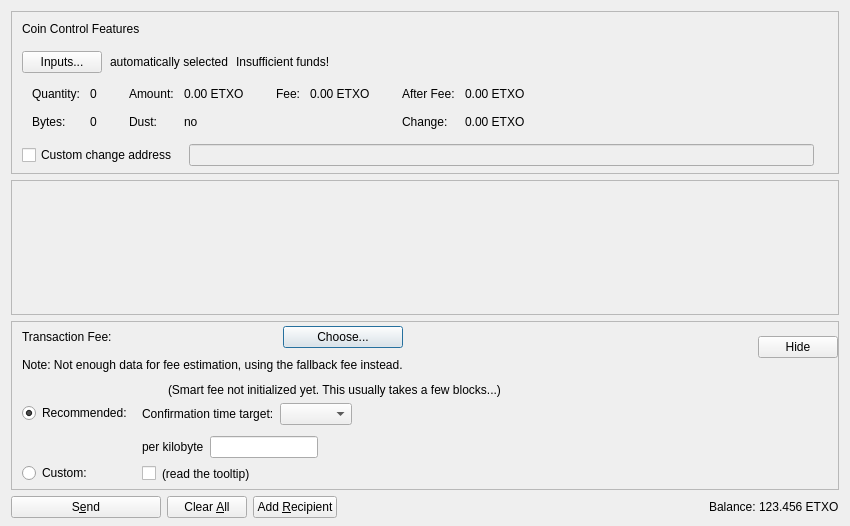
<?xml version="1.0" encoding="UTF-8"?>
<ui version="4.0">
 <class>SendCoinsDialog</class>
 <widget class="QDialog" name="SendCoinsDialog">
  <property name="geometry">
   <rect>
    <x>0</x>
    <y>0</y>
    <width>850</width>
    <height>526</height>
   </rect>
  </property>
  <property name="windowTitle">
   <string>Send Coins</string>
  </property>
  <layout class="QVBoxLayout" name="verticalLayout" stretch="0,1,0,0">
   <property name="bottomMargin">
    <number>8</number>
   </property>
   <item>
    <widget class="QFrame" name="frameCoinControl">
     <property name="sizePolicy">
      <sizepolicy hsizetype="Expanding" vsizetype="Expanding">
       <horstretch>0</horstretch>
       <verstretch>0</verstretch>
      </sizepolicy>
     </property>
     <property name="maximumSize">
      <size>
       <width>16777215</width>
       <height>16777215</height>
      </size>
     </property>
     <property name="frameShape">
      <enum>QFrame::StyledPanel</enum>
     </property>
     <property name="frameShadow">
      <enum>QFrame::Sunken</enum>
     </property>
     <layout class="QVBoxLayout" name="verticalLayoutCoinControl2">
      <property name="spacing">
       <number>0</number>
      </property>
      <property name="leftMargin">
       <number>0</number>
      </property>
      <property name="topMargin">
       <number>0</number>
      </property>
      <property name="rightMargin">
       <number>0</number>
      </property>
      <property name="bottomMargin">
       <number>6</number>
      </property>
      <item>
       <layout class="QVBoxLayout" name="verticalLayoutCoinControl" stretch="0,0,0,0,1">
        <property name="spacing">
         <number>0</number>
        </property>
        <property name="leftMargin">
         <number>10</number>
        </property>
        <property name="topMargin">
         <number>10</number>
        </property>
        <item>
         <layout class="QHBoxLayout" name="horizontalLayoutCoinControl1">
          <property name="bottomMargin">
           <number>15</number>
          </property>
          <item>
           <widget class="QLabel" name="labelCoinControlFeatures">
            <property name="sizePolicy">
             <sizepolicy hsizetype="Preferred" vsizetype="Maximum">
              <horstretch>0</horstretch>
              <verstretch>0</verstretch>
             </sizepolicy>
            </property>
            <property name="text">
             <string>Coin Control Features</string>
            </property>
           </widget>
          </item>
         </layout>
        </item>
        <item>
         <layout class="QHBoxLayout" name="horizontalLayoutCoinControl2" stretch="0,0,0,0">
          <property name="spacing">
           <number>8</number>
          </property>
          <property name="bottomMargin">
           <number>10</number>
          </property>
          <item>
           <widget class="QPushButton" name="pushButtonCoinControl">
            <property name="styleSheet">
             <string notr="true"/>
            </property>
            <property name="text">
             <string>Inputs...</string>
            </property>
            <property name="autoDefault">
             <bool>false</bool>
            </property>
           </widget>
          </item>
          <item>
           <widget class="QLabel" name="labelCoinControlAutomaticallySelected">
            <property name="text">
             <string>automatically selected</string>
            </property>
            <property name="margin">
             <number>5</number>
            </property>
           </widget>
          </item>
          <item>
           <widget class="QLabel" name="labelCoinControlInsuffFunds">
            <property name="text">
             <string>Insufficient funds!</string>
            </property>
            <property name="margin">
             <number>5</number>
            </property>
           </widget>
          </item>
          <item>
           <spacer name="horizontalSpacerCoinControl">
            <property name="orientation">
             <enum>Qt::Horizontal</enum>
            </property>
            <property name="sizeHint" stdset="0">
             <size>
              <width>40</width>
              <height>1</height>
             </size>
            </property>
           </spacer>
          </item>
         </layout>
        </item>
        <item>
         <widget class="QWidget" name="widgetCoinControl" native="true">
          <property name="sizePolicy">
           <sizepolicy hsizetype="Preferred" vsizetype="Preferred">
            <horstretch>0</horstretch>
            <verstretch>0</verstretch>
           </sizepolicy>
          </property>
          <property name="minimumSize">
           <size>
            <width>0</width>
            <height>0</height>
           </size>
          </property>
          <property name="styleSheet">
           <string notr="true"/>
          </property>
          <layout class="QHBoxLayout" name="horizontalLayoutCoinControl5">
           <property name="leftMargin">
            <number>0</number>
           </property>
           <property name="topMargin">
            <number>0</number>
           </property>
           <property name="rightMargin">
            <number>0</number>
           </property>
           <property name="bottomMargin">
            <number>0</number>
           </property>
           <item>
            <layout class="QHBoxLayout" name="horizontalLayoutCoinControl3" stretch="0,0,0,1">
             <property name="spacing">
              <number>20</number>
             </property>
             <property name="topMargin">
              <number>0</number>
             </property>
             <property name="bottomMargin">
              <number>10</number>
             </property>
             <item>
              <layout class="QFormLayout" name="formLayoutCoinControl1">
               <property name="horizontalSpacing">
                <number>10</number>
               </property>
               <property name="verticalSpacing">
                <number>14</number>
               </property>
               <property name="leftMargin">
                <number>10</number>
               </property>
               <property name="topMargin">
                <number>4</number>
               </property>
               <property name="rightMargin">
                <number>6</number>
               </property>
               <item row="0" column="0">
                <widget class="QLabel" name="labelCoinControlQuantityText">
                 <property name="text">
                  <string>Quantity:</string>
                 </property>
                 <property name="margin">
                  <number>0</number>
                 </property>
                </widget>
               </item>
               <item row="0" column="1">
                <widget class="QLabel" name="labelCoinControlQuantity">
                 <property name="cursor">
                  <cursorShape>IBeamCursor</cursorShape>
                 </property>
                 <property name="contextMenuPolicy">
                  <enum>Qt::ActionsContextMenu</enum>
                 </property>
                 <property name="text">
                  <string notr="true">0</string>
                 </property>
                 <property name="margin">
                  <number>0</number>
                 </property>
                 <property name="textInteractionFlags">
                  <set>Qt::LinksAccessibleByMouse|Qt::TextSelectableByKeyboard|Qt::TextSelectableByMouse</set>
                 </property>
                </widget>
               </item>
               <item row="1" column="0">
                <widget class="QLabel" name="labelCoinControlBytesText">
                 <property name="text">
                  <string>Bytes:</string>
                 </property>
                </widget>
               </item>
               <item row="1" column="1">
                <widget class="QLabel" name="labelCoinControlBytes">
                 <property name="cursor">
                  <cursorShape>IBeamCursor</cursorShape>
                 </property>
                 <property name="contextMenuPolicy">
                  <enum>Qt::ActionsContextMenu</enum>
                 </property>
                 <property name="text">
                  <string notr="true">0</string>
                 </property>
                 <property name="textInteractionFlags">
                  <set>Qt::LinksAccessibleByMouse|Qt::TextSelectableByKeyboard|Qt::TextSelectableByMouse</set>
                 </property>
                </widget>
               </item>
              </layout>
             </item>
             <item>
              <layout class="QFormLayout" name="formLayoutCoinControl2">
               <property name="horizontalSpacing">
                <number>10</number>
               </property>
               <property name="verticalSpacing">
                <number>14</number>
               </property>
               <property name="leftMargin">
                <number>6</number>
               </property>
               <property name="topMargin">
                <number>4</number>
               </property>
               <property name="rightMargin">
                <number>6</number>
               </property>
               <item row="0" column="0">
                <widget class="QLabel" name="labelCoinControlAmountText">
                 <property name="text">
                  <string>Amount:</string>
                 </property>
                 <property name="margin">
                  <number>0</number>
                 </property>
                </widget>
               </item>
               <item row="0" column="1">
                <widget class="QLabel" name="labelCoinControlAmount">
                 <property name="cursor">
                  <cursorShape>IBeamCursor</cursorShape>
                 </property>
                 <property name="contextMenuPolicy">
                  <enum>Qt::ActionsContextMenu</enum>
                 </property>
                 <property name="text">
                  <string notr="true">0.00 ETXO</string>
                 </property>
                 <property name="textInteractionFlags">
                  <set>Qt::LinksAccessibleByMouse|Qt::TextSelectableByKeyboard|Qt::TextSelectableByMouse</set>
                 </property>
                </widget>
               </item>
               <item row="1" column="0">
                <widget class="QLabel" name="labelCoinControlLowOutputText">
                 <property name="text">
                  <string>Dust:</string>
                 </property>
                </widget>
               </item>
               <item row="1" column="1">
                <widget class="QLabel" name="labelCoinControlLowOutput">
                 <property name="cursor">
                  <cursorShape>IBeamCursor</cursorShape>
                 </property>
                 <property name="contextMenuPolicy">
                  <enum>Qt::ActionsContextMenu</enum>
                 </property>
                 <property name="text">
                  <string notr="true">no</string>
                 </property>
                 <property name="textInteractionFlags">
                  <set>Qt::LinksAccessibleByMouse|Qt::TextSelectableByKeyboard|Qt::TextSelectableByMouse</set>
                 </property>
                </widget>
               </item>
              </layout>
             </item>
             <item>
              <layout class="QFormLayout" name="formLayoutCoinControl3">
               <property name="horizontalSpacing">
                <number>10</number>
               </property>
               <property name="verticalSpacing">
                <number>14</number>
               </property>
               <property name="leftMargin">
                <number>6</number>
               </property>
               <property name="topMargin">
                <number>4</number>
               </property>
               <property name="rightMargin">
                <number>6</number>
               </property>
               <item row="0" column="0">
                <widget class="QLabel" name="labelCoinControlFeeText">
                 <property name="text">
                  <string>Fee:</string>
                 </property>
                 <property name="margin">
                  <number>0</number>
                 </property>
                </widget>
               </item>
               <item row="0" column="1">
                <widget class="QLabel" name="labelCoinControlFee">
                 <property name="cursor">
                  <cursorShape>IBeamCursor</cursorShape>
                 </property>
                 <property name="contextMenuPolicy">
                  <enum>Qt::ActionsContextMenu</enum>
                 </property>
                 <property name="text">
                  <string notr="true">0.00 ETXO</string>
                 </property>
                 <property name="textInteractionFlags">
                  <set>Qt::LinksAccessibleByMouse|Qt::TextSelectableByKeyboard|Qt::TextSelectableByMouse</set>
                 </property>
                </widget>
               </item>
              </layout>
             </item>
             <item>
              <layout class="QFormLayout" name="formLayoutCoinControl4">
               <property name="horizontalSpacing">
                <number>10</number>
               </property>
               <property name="verticalSpacing">
                <number>14</number>
               </property>
               <property name="leftMargin">
                <number>6</number>
               </property>
               <property name="topMargin">
                <number>4</number>
               </property>
               <property name="rightMargin">
                <number>6</number>
               </property>
               <item row="0" column="0">
                <widget class="QLabel" name="labelCoinControlAfterFeeText">
                 <property name="text">
                  <string>After Fee:</string>
                 </property>
                 <property name="margin">
                  <number>0</number>
                 </property>
                </widget>
               </item>
               <item row="0" column="1">
                <widget class="QLabel" name="labelCoinControlAfterFee">
                 <property name="cursor">
                  <cursorShape>IBeamCursor</cursorShape>
                 </property>
                 <property name="contextMenuPolicy">
                  <enum>Qt::ActionsContextMenu</enum>
                 </property>
                 <property name="text">
                  <string notr="true">0.00 ETXO</string>
                 </property>
                 <property name="textInteractionFlags">
                  <set>Qt::LinksAccessibleByMouse|Qt::TextSelectableByKeyboard|Qt::TextSelectableByMouse</set>
                 </property>
                </widget>
               </item>
               <item row="1" column="0">
                <widget class="QLabel" name="labelCoinControlChangeText">
                 <property name="text">
                  <string>Change:</string>
                 </property>
                </widget>
               </item>
               <item row="1" column="1">
                <widget class="QLabel" name="labelCoinControlChange">
                 <property name="cursor">
                  <cursorShape>IBeamCursor</cursorShape>
                 </property>
                 <property name="contextMenuPolicy">
                  <enum>Qt::ActionsContextMenu</enum>
                 </property>
                 <property name="text">
                  <string notr="true">0.00 ETXO</string>
                 </property>
                 <property name="textInteractionFlags">
                  <set>Qt::LinksAccessibleByMouse|Qt::TextSelectableByKeyboard|Qt::TextSelectableByMouse</set>
                 </property>
                </widget>
               </item>
              </layout>
             </item>
            </layout>
           </item>
          </layout>
         </widget>
        </item>
        <item>
         <layout class="QHBoxLayout" name="horizontalLayoutCoinControl4" stretch="0,0,0">
          <property name="spacing">
           <number>12</number>
          </property>
          <property name="sizeConstraint">
           <enum>QLayout::SetDefaultConstraint</enum>
          </property>
          <property name="topMargin">
           <number>5</number>
          </property>
          <property name="rightMargin">
           <number>5</number>
          </property>
          <item>
           <widget class="QCheckBox" name="checkBoxCoinControlChange">
            <property name="toolTip">
             <string>If this is activated, but the change address is empty or invalid, change will be sent to a newly generated address.</string>
            </property>
            <property name="text">
             <string>Custom change address</string>
            </property>
           </widget>
          </item>
          <item>
           <widget class="QValidatedLineEdit" name="lineEditCoinControlChange">
            <property name="enabled">
             <bool>false</bool>
            </property>
            <property name="sizePolicy">
             <sizepolicy hsizetype="Expanding" vsizetype="Fixed">
              <horstretch>0</horstretch>
              <verstretch>0</verstretch>
             </sizepolicy>
            </property>
           </widget>
          </item>
          <item>
           <widget class="QLabel" name="labelCoinControlChangeLabel">
            <property name="sizePolicy">
             <sizepolicy hsizetype="Preferred" vsizetype="Expanding">
              <horstretch>0</horstretch>
              <verstretch>0</verstretch>
             </sizepolicy>
            </property>
            <property name="minimumSize">
             <size>
              <width>0</width>
              <height>0</height>
             </size>
            </property>
            <property name="text">
             <string/>
            </property>
            <property name="margin">
             <number>3</number>
            </property>
           </widget>
          </item>
         </layout>
        </item>
        <item>
         <spacer name="verticalSpacerCoinControl">
          <property name="orientation">
           <enum>Qt::Vertical</enum>
          </property>
          <property name="sizeHint" stdset="0">
           <size>
            <width>800</width>
            <height>1</height>
           </size>
          </property>
         </spacer>
        </item>
       </layout>
      </item>
     </layout>
    </widget>
   </item>
   <item>
    <widget class="QScrollArea" name="scrollArea">
     <property name="widgetResizable">
      <bool>true</bool>
     </property>
     <widget class="QWidget" name="scrollAreaWidgetContents">
      <property name="geometry">
       <rect>
        <x>0</x>
        <y>0</y>
        <width>830</width>
        <height>104</height>
       </rect>
      </property>
      <layout class="QVBoxLayout" name="verticalLayout_2" stretch="0,1">
       <property name="leftMargin">
        <number>0</number>
       </property>
       <property name="topMargin">
        <number>0</number>
       </property>
       <property name="rightMargin">
        <number>0</number>
       </property>
       <property name="bottomMargin">
        <number>0</number>
       </property>
       <item>
        <layout class="QVBoxLayout" name="entries">
         <property name="spacing">
          <number>6</number>
         </property>
        </layout>
       </item>
       <item>
        <spacer name="verticalSpacer">
         <property name="orientation">
          <enum>Qt::Vertical</enum>
         </property>
         <property name="sizeHint" stdset="0">
          <size>
           <width>20</width>
           <height>40</height>
          </size>
         </property>
        </spacer>
       </item>
      </layout>
     </widget>
    </widget>
   </item>
   <item>
    <widget class="QFrame" name="frameFee">
     <property name="sizePolicy">
      <sizepolicy hsizetype="Expanding" vsizetype="Expanding">
       <horstretch>0</horstretch>
       <verstretch>0</verstretch>
      </sizepolicy>
     </property>
     <property name="maximumSize">
      <size>
       <width>16777215</width>
       <height>16777215</height>
      </size>
     </property>
     <property name="frameShape">
      <enum>QFrame::StyledPanel</enum>
     </property>
     <property name="frameShadow">
      <enum>QFrame::Sunken</enum>
     </property>
     <layout class="QVBoxLayout" name="verticalLayoutFee1">
      <property name="spacing">
       <number>0</number>
      </property>
      <property name="leftMargin">
       <number>0</number>
      </property>
      <property name="topMargin">
       <number>0</number>
      </property>
      <property name="rightMargin">
       <number>0</number>
      </property>
      <property name="bottomMargin">
       <number>0</number>
      </property>
      <item>
       <layout class="QVBoxLayout" name="verticalLayoutFee2" stretch="0,0,0">
        <property name="spacing">
         <number>0</number>
        </property>
        <property name="leftMargin">
         <number>10</number>
        </property>
        <property name="topMargin">
         <number>0</number>
        </property>
        <item>
         <layout class="QHBoxLayout" name="horizontalLayoutFee1">
          <property name="bottomMargin">
           <number>0</number>
          </property>
          <item>
           <layout class="QVBoxLayout" name="verticalLayoutFee7">
            <property name="spacing">
             <number>0</number>
            </property>
            <item>
             <spacer name="verticalSpacerSmartFee">
              <property name="orientation">
               <enum>Qt::Vertical</enum>
              </property>
              <property name="sizeType">
               <enum>QSizePolicy::Fixed</enum>
              </property>
              <property name="sizeHint" stdset="0">
               <size>
                <width>1</width>
                <height>4</height>
               </size>
              </property>
             </spacer>
            </item>
            <item>
             <layout class="QHBoxLayout" name="horizontalLayoutSmartFee">
              <property name="spacing">
               <number>10</number>
              </property>
              <item>
               <widget class="QLabel" name="labelFeeHeadline">
                <property name="sizePolicy">
                 <sizepolicy hsizetype="Preferred" vsizetype="Maximum">
                  <horstretch>0</horstretch>
                  <verstretch>0</verstretch>
                 </sizepolicy>
                </property>
                <property name="text">
                 <string>Transaction Fee:</string>
                </property>
               </widget>
              </item>
              <item>
               <widget class="QLabel" name="labelFeeMinimized">
                <property name="text">
                 <string/>
                </property>
               </widget>
              </item>
              <item>
               <widget class="QPushButton" name="buttonChooseFee">
                <property name="text">
                 <string>Choose...</string>
                </property>
               </widget>
              </item>
             </layout>
            </item>
            <item>
             <spacer name="verticalSpacer_7">
              <property name="orientation">
               <enum>Qt::Vertical</enum>
              </property>
              <property name="sizeHint" stdset="0">
               <size>
                <width>1</width>
                <height>10</height>
               </size>
              </property>
             </spacer>
            </item>
            <item>
             <widget class="QLabel" name="fallbackFeeWarningLabel">
              <property name="toolTip">
               <string>Using the fallbackfee can result in sending a transaction that will take several hours or days (or never) to confirm. Consider choosing your fee manually or wait until you have validated the complete chain.</string>
              </property>
              <property name="text">
               <string>Note: Not enough data for fee estimation, using the fallback fee instead.</string>
              </property>
              <property name="wordWrap">
               <bool>false</bool>
              </property>
             </widget>
            </item>
            <item>
             <spacer name="verticalSpacer_5">
              <property name="orientation">
               <enum>Qt::Vertical</enum>
              </property>
              <property name="sizeHint" stdset="0">
               <size>
                <width>1</width>
                <height>1</height>
               </size>
              </property>
             </spacer>
            </item>
           </layout>
          </item>
          <item>
           <spacer name="horizontalSpacer_4">
            <property name="orientation">
             <enum>Qt::Horizontal</enum>
            </property>
            <property name="sizeHint" stdset="0">
             <size>
              <width>1</width>
              <height>1</height>
             </size>
            </property>
           </spacer>
          </item>
          <item>
           <widget class="QPushButton" name="buttonMinimizeFee">
            <property name="toolTip">
             <string>Hide transaction fee settings</string>
            </property>
            <property name="text">
             <string>Hide</string>
            </property>
           </widget>
          </item>
         </layout>
        </item>
        <item>
         <widget class="QFrame" name="frameFeeSelection">
          <layout class="QVBoxLayout" name="verticalLayoutFee12">
           <property name="spacing">
            <number>0</number>
           </property>
           <property name="leftMargin">
            <number>0</number>
           </property>
           <property name="topMargin">
            <number>0</number>
           </property>
           <property name="rightMargin">
            <number>0</number>
           </property>
           <property name="bottomMargin">
            <number>0</number>
           </property>
           <item>
            <layout class="QGridLayout" name="gridLayoutFee">
             <property name="topMargin">
              <number>10</number>
             </property>
             <property name="bottomMargin">
              <number>4</number>
             </property>
             <property name="horizontalSpacing">
              <number>10</number>
             </property>
             <property name="verticalSpacing">
              <number>4</number>
             </property>
             <item row="1" column="1">
              <layout class="QVBoxLayout" name="verticalLayoutFee8">
               <property name="spacing">
                <number>6</number>
               </property>
               <property name="topMargin">
                <number>3</number>
               </property>
               <item>
                <layout class="QHBoxLayout" name="horizontalLayoutFee13" stretch="0,0,1">
                 <item>
                  <widget class="QLabel" name="labelCustomPerKilobyte">
                   <property name="toolTip">
                    <string>If the custom fee is set to 1000 olegs and the transaction is only 250 bytes, then &quot;per kilobyte&quot; only pays 250 olegs in fee,&lt;br /&gt;while &quot;at least&quot; pays 1000 olegs. For transactions bigger than a kilobyte both pay by kilobyte.</string>
                   </property>
                   <property name="text">
                    <string>per kilobyte</string>
                   </property>
                  </widget>
                 </item>
                 <item>
                  <widget class="BitcoinAmountField" name="customFee"/>
                 </item>
                 <item>
                  <spacer name="horizontalSpacer_6">
                   <property name="orientation">
                    <enum>Qt::Horizontal</enum>
                   </property>
                   <property name="sizeHint" stdset="0">
                    <size>
                     <width>1</width>
                     <height>1</height>
                    </size>
                   </property>
                  </spacer>
                 </item>
                </layout>
               </item>
               <item>
                <layout class="QHBoxLayout" name="horizontalLayoutFee8">
                 <item>
                  <widget class="QCheckBox" name="checkBoxMinimumFee">
                   <property name="toolTip">
                    <string>Paying only the minimum fee is just fine as long as there is less transaction volume than space in the blocks.&lt;br /&gt;But be aware that this can end up in a never confirming transaction once there is more demand for ethanexo transactions than the network can process.</string>
                   </property>
                   <property name="text">
                    <string/>
                   </property>
                  </widget>
                 </item>
                 <item>
                  <widget class="QLabel" name="labelMinFeeWarning">
                   <property name="enabled">
                    <bool>true</bool>
                   </property>
                   <property name="toolTip">
                    <string>Paying only the minimum fee is just fine as long as there is less transaction volume than space in the blocks.&lt;br /&gt;But be aware that this can end up in a never confirming transaction once there is more demand for ethanexo transactions than the network can process.</string>
                   </property>
                   <property name="text">
                    <string>(read the tooltip)</string>
                   </property>
                   <property name="margin">
                    <number>5</number>
                   </property>
                  </widget>
                 </item>
                 <item>
                  <spacer name="horizontalSpacer_2">
                   <property name="orientation">
                    <enum>Qt::Horizontal</enum>
                   </property>
                   <property name="sizeHint" stdset="0">
                    <size>
                     <width>1</width>
                     <height>1</height>
                    </size>
                   </property>
                  </spacer>
                 </item>
                </layout>
               </item>
              </layout>
             </item>
             <item row="0" column="0">
              <layout class="QVBoxLayout" name="verticalLayoutFee4" stretch="0,1">
               <property name="topMargin">
                <number>20</number>
               </property>
               <property name="bottomMargin">
                <number>3</number>
               </property>
               <item>
                <widget class="QRadioButton" name="radioSmartFee">
                 <property name="text">
                  <string>Recommended:</string>
                 </property>
                 <property name="checked">
                  <bool>true</bool>
                 </property>
                 <attribute name="buttonGroup">
                  <string notr="true">groupFee</string>
                 </attribute>
                </widget>
               </item>
               <item>
                <spacer name="verticalSpacer_2">
                 <property name="orientation">
                  <enum>Qt::Vertical</enum>
                 </property>
                 <property name="sizeHint" stdset="0">
                  <size>
                   <width>1</width>
                   <height>1</height>
                  </size>
                 </property>
                </spacer>
               </item>
              </layout>
             </item>
             <item row="1" column="0">
              <layout class="QVBoxLayout" name="verticalLayoutFee9" stretch="0,1">
               <property name="topMargin">
                <number>30</number>
               </property>
               <item>
                <widget class="QRadioButton" name="radioCustomFee">
                 <property name="text">
                  <string>Custom:</string>
                 </property>
                 <attribute name="buttonGroup">
                  <string notr="true">groupFee</string>
                 </attribute>
                </widget>
               </item>
               <item>
                <spacer name="verticalSpacer_6">
                 <property name="orientation">
                  <enum>Qt::Vertical</enum>
                 </property>
                 <property name="sizeHint" stdset="0">
                  <size>
                   <width>1</width>
                   <height>1</height>
                  </size>
                 </property>
                </spacer>
               </item>
              </layout>
             </item>
             <item row="0" column="1">
              <layout class="QVBoxLayout" name="verticalLayoutFee3" stretch="0,0,1">
               <property name="spacing">
                <number>6</number>
               </property>
               <property name="topMargin">
                <number>0</number>
               </property>
               <property name="bottomMargin">
                <number>3</number>
               </property>
               <item>
                <layout class="QHBoxLayout" name="horizontalLayoutFee12">
                 <item>
                  <widget class="QLabel" name="labelSmartFee">
                   <property name="text">
                    <string/>
                   </property>
                   <property name="margin">
                    <number>2</number>
                   </property>
                  </widget>
                 </item>
                 <item>
                  <widget class="QLabel" name="labelFeeEstimation">
                   <property name="text">
                    <string/>
                   </property>
                  </widget>
                 </item>
                 <item>
                  <widget class="QLabel" name="labelSmartFee2">
                   <property name="text">
                    <string>(Smart fee not initialized yet. This usually takes a few blocks...)</string>
                   </property>
                   <property name="margin">
                    <number>2</number>
                   </property>
                  </widget>
                 </item>
                 <item>
                  <spacer name="horizontalSpacer_5">
                   <property name="orientation">
                    <enum>Qt::Horizontal</enum>
                   </property>
                   <property name="sizeHint" stdset="0">
                    <size>
                     <width>1</width>
                     <height>1</height>
                    </size>
                   </property>
                  </spacer>
                 </item>
                </layout>
               </item>
               <item>
                <layout class="QHBoxLayout" name="horizontalLayoutFee9">
                 <item>
                  <layout class="QVBoxLayout" name="verticalLayoutFee6">
                   <item>
                    <widget class="QLabel" name="labelSmartFee3">
                     <property name="text">
                      <string>Confirmation time target:</string>
                     </property>
                     <property name="margin">
                      <number>2</number>
                     </property>
                    </widget>
                   </item>
                  </layout>
                 </item>
                 <item>
                  <layout class="QVBoxLayout" name="verticalLayoutFee5">
                   <property name="rightMargin">
                    <number>30</number>
                   </property>
                   <item>
                    <layout class="QHBoxLayout" name="horizontalLayoutConfTarget">
                     <property name="bottomMargin">
                      <number>0</number>
                     </property>
                     <item>
                      <widget class="QComboBox" name="confTargetSelector"/>
                     </item>
                     <item>
                      <spacer name="horizontalSpacerConfTarget">
                       <property name="orientation">
                        <enum>Qt::Horizontal</enum>
                       </property>
                       <property name="sizeHint" stdset="0">
                        <size>
                         <width>40</width>
                         <height>20</height>
                        </size>
                       </property>
                      </spacer>
                     </item>
                    </layout>
                   </item>
                  </layout>
                 </item>
                </layout>
               </item>
               <item>
                <spacer name="verticalSpacer_4">
                 <property name="orientation">
                  <enum>Qt::Vertical</enum>
                 </property>
                 <property name="sizeHint" stdset="0">
                  <size>
                   <width>1</width>
                   <height>1</height>
                  </size>
                 </property>
                </spacer>
               </item>
              </layout>
             </item>
            </layout>
           </item>
          </layout>
         </widget>
        </item>
        <item>
         <spacer name="verticalSpacerFee">
          <property name="orientation">
           <enum>Qt::Vertical</enum>
          </property>
          <property name="sizeHint" stdset="0">
           <size>
            <width>800</width>
            <height>1</height>
           </size>
          </property>
         </spacer>
        </item>
       </layout>
      </item>
     </layout>
    </widget>
   </item>
   <item>
    <layout class="QHBoxLayout" name="horizontalLayout">
     <item>
      <widget class="QPushButton" name="sendButton">
       <property name="minimumSize">
        <size>
         <width>150</width>
         <height>0</height>
        </size>
       </property>
       <property name="toolTip">
        <string>Confirm the send action</string>
       </property>
       <property name="text">
        <string>S&amp;end</string>
       </property>
       <property name="autoDefault">
        <bool>false</bool>
       </property>
       <property name="default">
        <bool>false</bool>
       </property>
      </widget>
     </item>
     <item>
      <widget class="QPushButton" name="clearButton">
       <property name="sizePolicy">
        <sizepolicy hsizetype="Minimum" vsizetype="Fixed">
         <horstretch>0</horstretch>
         <verstretch>0</verstretch>
        </sizepolicy>
       </property>
       <property name="toolTip">
        <string>Clear all fields of the form.</string>
       </property>
       <property name="text">
        <string>Clear &amp;All</string>
       </property>
       <property name="autoDefault">
        <bool>false</bool>
       </property>
      </widget>
     </item>
     <item>
      <widget class="QPushButton" name="addButton">
       <property name="toolTip">
        <string>Send to multiple recipients at once</string>
       </property>
       <property name="text">
        <string>Add &amp;Recipient</string>
       </property>
       <property name="autoDefault">
        <bool>false</bool>
       </property>
      </widget>
     </item>
     <item>
      <spacer name="horizontalSpacer">
       <property name="orientation">
        <enum>Qt::Horizontal</enum>
       </property>
       <property name="sizeHint" stdset="0">
        <size>
         <width>40</width>
         <height>20</height>
        </size>
       </property>
      </spacer>
     </item>
     <item>
      <layout class="QHBoxLayout" name="horizontalLayout_2">
       <property name="spacing">
        <number>3</number>
       </property>
       <item>
        <widget class="QLabel" name="labelBalanceText">
         <property name="text">
          <string>Balance:</string>
         </property>
        </widget>
       </item>
       <item>
        <widget class="QLabel" name="labelBalance">
         <property name="sizePolicy">
          <sizepolicy hsizetype="Preferred" vsizetype="Preferred">
           <horstretch>0</horstretch>
           <verstretch>0</verstretch>
          </sizepolicy>
         </property>
         <property name="cursor">
          <cursorShape>IBeamCursor</cursorShape>
         </property>
         <property name="text">
          <string notr="true">123.456 ETXO</string>
         </property>
         <property name="textInteractionFlags">
          <set>Qt::LinksAccessibleByMouse|Qt::TextSelectableByKeyboard|Qt::TextSelectableByMouse</set>
         </property>
        </widget>
       </item>
      </layout>
     </item>
    </layout>
   </item>
  </layout>
 </widget>
 <customwidgets>
  <customwidget>
   <class>QValidatedLineEdit</class>
   <extends>QLineEdit</extends>
   <header>qt/qvalidatedlineedit.h</header>
  </customwidget>
  <customwidget>
   <class>BitcoinAmountField</class>
   <extends>QLineEdit</extends>
   <header>qt/bitcoinamountfield.h</header>
   <container>1</container>
  </customwidget>
 </customwidgets>
 <resources>
  <include location="../ethanexo.qrc"/>
 </resources>
 <connections/>
 <buttongroups>
  <buttongroup name="groupFee"/>
 </buttongroups>
</ui>
